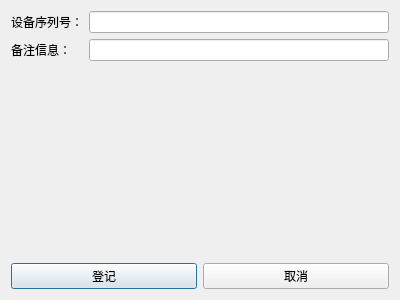
<?xml version="1.0" encoding="UTF-8"?>
<ui version="4.0">
    <class>diag_register_device</class>
    <widget class="QDialog" name="diag_register_device">
        <property name="geometry">
            <rect>
                <x>0</x>
                <y>0</y>
                <width>400</width>
                <height>300</height>
            </rect>
        </property>
        <property name="windowTitle">
            <string>登记设备</string>
        </property>
        <layout class="QVBoxLayout" name="verticalLayout">
            <item>
                <layout class="QFormLayout" name="formLayout">
                    <item row="0" column="0">
                        <widget class="QLabel" name="label">
                            <property name="text">
                                <string>设备序列号：</string>
                            </property>
                        </widget>
                    </item>
                    <item row="0" column="1">
                        <widget class="QLineEdit" name="diag_input_serial"/>
                    </item>
                    <item row="1" column="0">
                        <widget class="QLabel" name="label_2">
                            <property name="text">
                                <string>备注信息：</string>
                            </property>
                        </widget>
                    </item>
                    <item row="1" column="1">
                        <widget class="QLineEdit" name="diag_input_note"/>
                    </item>
                </layout>
            </item>
            <item>
                <layout class="QHBoxLayout" name="horizontalLayout">
                    <item>
                        <widget class="QPushButton" name="btn_register_device">
                            <property name="text">
                                <string>登记</string>
                            </property>
                        </widget>
                    </item>
                    <item>
                        <widget class="QPushButton" name="btn_cancel_device">
                            <property name="text">
                                <string>取消</string>
                            </property>
                        </widget>
                    </item>
                </layout>
            </item>
        </layout>
    </widget>
    <resources/>
    <connections/>
</ui> 
